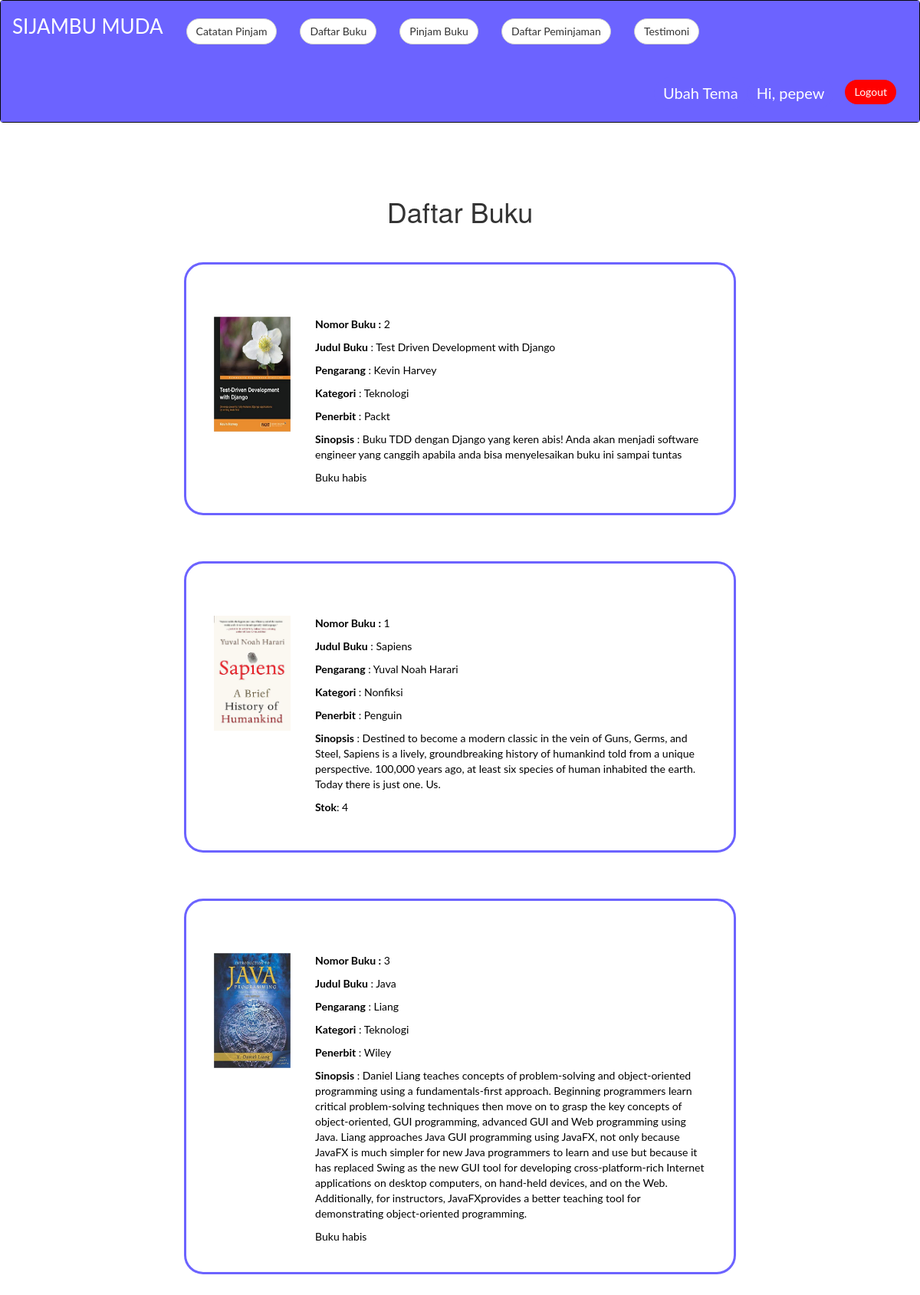
The page /buku/ (signed in) on the database its author committed.
### show_buku/models.py (models this page shows)
class Buku(models.Model):
    nomor_buku = models.IntegerField()
    judul_buku = models.CharField(max_length=50)
    pengarang = models.CharField(max_length=50)
    kategori = models.CharField(max_length=50)
    penerbit = models.CharField(max_length=50)
    cover = models.ImageField(upload_to="gallery", blank=True)
    sinopsis = models.TextField()
    kuota = models.IntegerField(null=True)

### show_buku/views.py (the view)
# urls.py: path('', buku, name='buku'),
def buku(request):
    db = Buku.objects.all()
    content = {'data_base': db}
    return render(request, "show_buku.html", content)

### show_buku/templates/show_buku.html (shortened to what this page needs)
{% extends 'base.html' %}
{% block content %}
{% load static %}
    <h1 class="title-center" style="margin-left: 20%; margin-right: 20%; margin-top:5%;padding: 3%;">Daftar Buku</h1>
        {% for data in data_base %}
        <div class="border">
            <div class="flex-container">
            <img src="{{ data.cover.url }}" alt="" class="img-responsive">
            <div class="mx-auto">
                <p class="mb-0 mt-10"><b>Nomor Buku    :</b> {{ data.nomor_buku }}</p>
                <p class="mb-0"><b>Judul Buku</b>    : {{ data.judul_buku }}</p>
                <p class="mb-0"><b>Pengarang</b>     : {{ data.pengarang }}</p>
                <p class="mb-0"><b>Kategori</b>      : {{ data.kategori }}</p>
                <p class="mb-0"><b>Penerbit</b>      : {{ data.penerbit }}</p>
                <p class="mb-10"><b>Sinopsis</b>      : {{ data.sinopsis }}</p>
                {% if data.kuota == 0 %}
                <td class="empty"> Buku habis </td>
                {% else %}
                <p class="mb-10"><b>Stok</b>: {{data.kuota}} </p>
                {% endif %}
            </div>
            </div>
        </div>
        {% endfor %}
{% endblock %}

### templates/base.html (shortened to what this page needs)
<!DOCTYPE html>
{% load static %}
<html lang="en">
<head>
  <link rel="stylesheet" href="https://maxcdn.bootstrapcdn.com/bootstrap/3.4.0/css/bootstrap.min.css">
    <link rel="stylesheet" href="{% static 'css/style.css' %}">
</head>
<body>
        {% if user.is_authenticated %}
        <nav class="navbar navbar-inverse">
                <div class="container-fluid">
                    <div class="navbar-header">
                    <a class="navbar-brand" href="/" style="color:#ffff; font-size:100%; margin-top:4%; ">SIJAMBU MUDA</a>
                    </div>
                    <div class="collapse navbar-collapse" id="myNavbar">
                    <ul class="nav navbar-nav">
                        <li><a href="/history"><button type="button" class="btn btn-default navbar-btn" style="background-color:#ffff;">Catatan Pinjam</button></a></li>
                        <li><a href="/buku"><button type="button" class="btn btn-default navbar-btn" style="background-color:#ffff;"></span>Daftar Buku</button></a></li>
                        <li><a href="/form-pinjam"><button type="button" class="btn btn-default navbar-btn" style="background-color:#ffff;"></span>Pinjam Buku</button></a></li>
                        <li><a href="/datapeminjaman"><button type="button" class="btn btn-default navbar-btn" style="background-color:#ffff;"></span>Daftar Peminjaman</button></a></li>
                        <li><a href="/about-dan-testimoni"><button type="button" class="btn btn-default navbar-btn" style="background-color:#ffff;"></span>Testimoni</button></a></li>
                    </ul>
                    <ul class="nav navbar-nav navbar-right">
                        <li><button type="button" id="switch" class="btn btn-default navbar-btn" style="background-color:#6C63FF;color:white; border:none; margin-top:20px; font-size: 20px;">Ubah Tema</button></li>
                        <li><button type="button" id="name" class="btn btn-default navbar-btn" style="background-color:#6C63FF;color:white; border:none; margin-top:20px; font-size: 20px;">Hi, {{user.username}}</button></li>
                        <li><a href="/logout"><button type="button" class="btn btn-default navbar-btn" style="background-color:red; border:none; color: white;"></span>Logout</button></a></li>
                    </ul>
                    </div>
                </div>
                </nav>
        {% endif %}
        {% block content %}
        {% endblock %}
</body>
</html>

### static/css/style.css (style rules this page uses)
* { font-family: 'Lato', sans-serif; color: #000000; }
.container-fluid { color: #FFFFFF; text-decoration: none; background: #6C63FF; font-size: 26px; }
a { border: none; background: none; color: #ffffff; }
.flex-container { display: flex; justify-content: center; margin-top: 5%; }
.mx-auto { display: flex; justify-content: center; flex-direction: column; margin-left: 5%; }
.title-center { text-align: center; }
.btn { background-color: #6C63FF; border-radius: 25px; }
.border { border: #6C63FF 3px solid; margin-left: 20%; margin-right: 20%; padding: 3%; border-radius: 25px; margin-bottom: 5%; }
.img-responsive { max-width: 100px; max-height: 150px; }

### rows shown on the page
Buku: cover (picture), nomor_buku "2", judul_buku "Test Driven Development with Django", pengarang "Kevin Harvey", kategori "Teknologi", penerbit "Packt", sinopsis "Buku TDD dengan Django yang keren abis! Anda akan menjadi software engineer yang canggih apabila anda bisa menyelesaikan buku ini sampai tuntas", kuota "Buku habis"
Buku: cover (picture), nomor_buku "1", judul_buku "Sapiens", pengarang "Yuval Noah Harari", kategori "Nonfiksi", penerbit "Penguin", sinopsis "Destined to become a modern classic in the vein of Guns, Germs, and Steel, Sapiens is a lively, groundbreaking history of humankind told from a unique perspective. 100,000 years ago, at least six species of human inhabited the earth. Today there is just one. Us.", kuota "4"
Buku: cover (picture), nomor_buku "3", judul_buku "Java", pengarang "Liang", kategori "Teknologi", penerbit "Wiley", sinopsis "Daniel Liang teaches concepts of problem-solving and object-oriented programming using a fundamentals-first approach. Beginning programmers learn critical problem-solving techniques then move on to grasp the key concepts of object-oriented, GUI programming, advanced GUI and Web programming using Java. Liang approaches Java GUI programming using JavaFX, not only because JavaFX is much simpler for new Java programmers to learn and use but because it has replaced Swing as the new GUI tool for developing cross-platform-rich Internet applications on desktop computers, on hand-held devices, and on the Web. Additionally, for instructors, JavaFXprovides a better teaching tool for demonstrating…", kuota "Buku habis"

### other values the page prints
{{ user.username }} "pepew"
